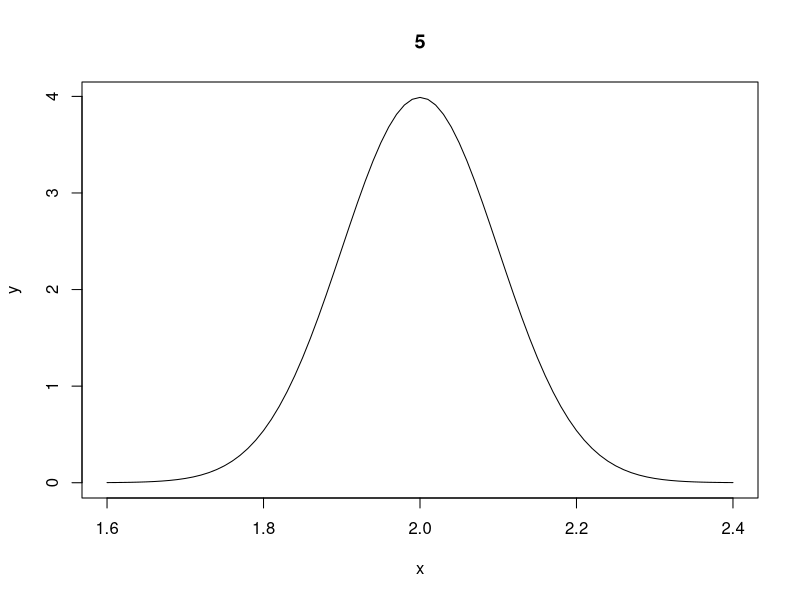

Generate this figure with R:
## ---- chunk 1
strawberry <- read.csv(file = "strawb_mar6.csv")
## ---- chunk 2
strawberry$Program |> unique() 
## ---- chunk 3
mean = 2
sd = 0.1 # how much variation is present in the data
from = mean - 4 * sd
to = mean + 4 * sd

x = seq(from = from, to = to, by = 0.01)
y = dnorm(x = x, mean = mean, sd =sd) # dnorm -> density func for norm dist
cvp <- (sd/mean) * 100
plot(x, y, type = "l", main = cvp)
